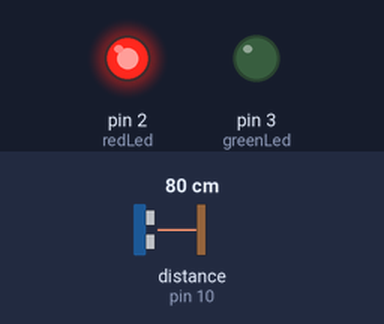
Bench run of a sketch on a simulated Arduino Uno, built for the host (arithmetic inside an expression is 32-bit, double 64-bit). Parts: output pins drawn as LEDs (lit = HIGH). Wiring (inferred from the names in the program): ultrasonic range finder: trigger pin 9; echo pin 10. Inputs (shaded band) come from the test bench; at power-on: distance to the obstacle (sensor on pin 10) 80 cm. The echo pulse lasts 58.3 µs per cm; no radio packets arrive unless stated; pins used as bus, display or sensor lines are not drawn; what the sketch prints to the serial monitor is not drawn. At 0.2 s the program stops and its outputs stay as they are.

Above: at 0.3 s.
Timing chart, 0 to 1.7 s (numbered marks = the images above):
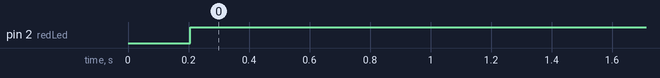

Measured:
- by itself, pin 2 (redLed): LOW → HIGH at 0.21 s

The sketch:

network-endNode.ino
```cpp
// Libraries
#include <SPI.h>
#include <nRF24L01.h>
#include <RF24.h>
#include <avr/wdt.h>

// Pins declaration
const int redLed = 2;
const int greenLed = 3;
const int cePin = 7;
const int csnPin = 8;
const int trigPin = 9;
const int echoPin = 10;
const int mosiPin = 11;
const int misoPin = 12;
const int sckPin = 13;

// Variables declaration
int duration, distance;
const int delayPeriod = 10;
const int distanceLevel = 100;
const int timeoutPeriod = 200;
double conversionFactor = 0.017;
bool isTaken = false;


RF24 radio(cePin, csnPin); // CE, CSN
const byte address[6] = "00001";

void reboot() {
  wdt_disable();
  wdt_enable(WDTO_15MS);
  while (1) {}
}
void setup() {
  Serial.begin(115200);
  pinMode(redLed, OUTPUT);
  pinMode(greenLed, OUTPUT);
  pinMode(trigPin, OUTPUT);
  pinMode(echoPin, INPUT);

}

void loop() {
  delay(timeoutPeriod);
  digitalWrite(trigPin, LOW);
  delayMicroseconds(delayPeriod/5);
  digitalWrite(trigPin, HIGH);
  delayMicroseconds(delayPeriod);
  digitalWrite(trigPin, LOW);
  duration = pulseIn(echoPin, HIGH);
  distance = duration * conversionFactor;
  Serial.print("Distance: ");
  Serial.println(distance);
  if(distance < distanceLevel){
    digitalWrite(redLed, HIGH);
    digitalWrite(greenLed, LOW);
    isTaken = true;
  }
  else{
    digitalWrite(redLed, LOW);
    digitalWrite(greenLed, HIGH);
    isTaken = false;
  }


  radio.begin();
  radio.openWritingPipe(address);
  radio.setPALevel(RF24_PA_MIN);
  radio.stopListening();
  radio.write(&isTaken, sizeof(isTaken));
  Serial.print("Message: ");
  Serial.println(isTaken);
  reboot();
}
```
